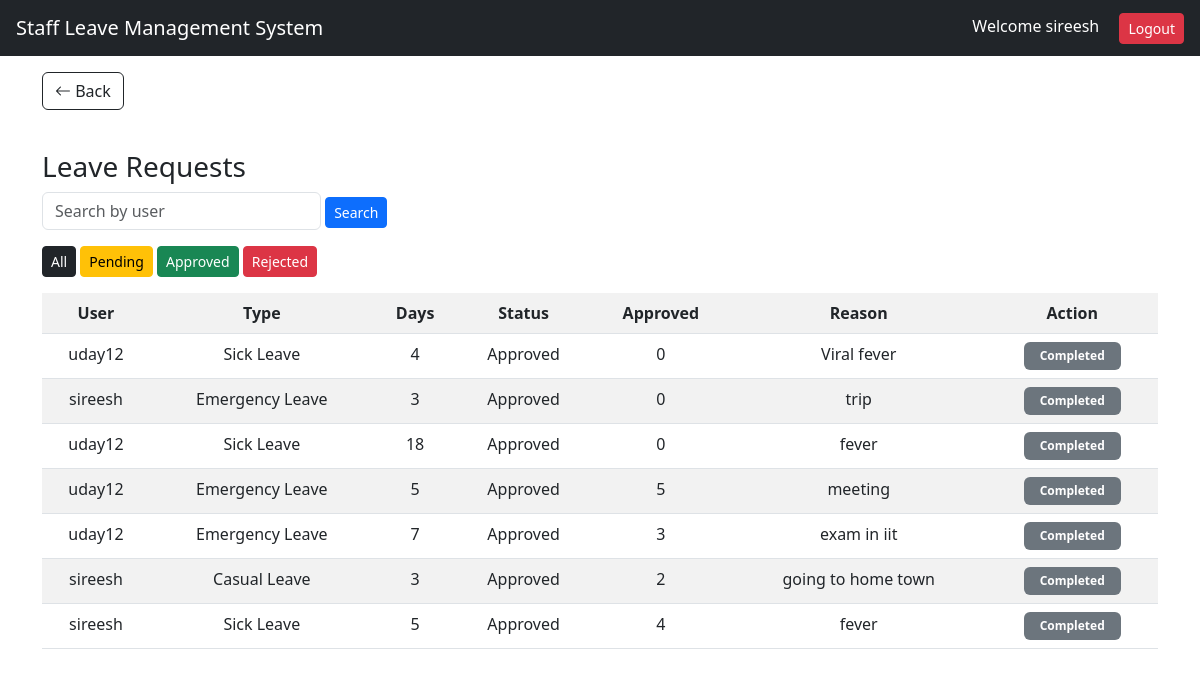
Page /leave-requests/?status=Approved (signed in) on the committed database.
### staff/models.py (models this page shows, shortened)
class Leave(models.Model):
    user = models.ForeignKey(User, on_delete=models.CASCADE)
    leave_type = models.CharField(max_length=50)
    start_date = models.DateField()
    end_date = models.DateField()
    reason = models.TextField()
    approved_days = models.IntegerField(default=0)
    status = models.CharField(max_length=20, default="Pending")
    days = models.IntegerField(default=0)

### staff/views.py (the view)
# urls.py: path('leave-requests/', views.admin_dashboard, name='leave_requests'),
def admin_dashboard(request):
    status_filter = request.GET.get('status')
    if status_filter:
        leaves = Leave.objects.filter(status=status_filter)
    else:
        leaves = Leave.objects.all()
    search = request.GET.get('search')
    if search:
        leaves = Leave.objects.filter(user__username__icontains=search)
    return render(request, 'admin_dashboard.html', {
        'leaves': leaves
    })

### templates/admin_dashboard.html
{% extends 'base.html' %}
{% block content %}
<h3>Leave Requests</h3>
<form method="GET" class="mb-3">
    <input type="text" name="search" placeholder="Search by user" class="form-control w-25 d-inline">
    <button class="btn btn-primary btn-sm">Search</button>
</form>
<div class="mb-3">
    <a href="/leave-requests/" class="btn btn-dark btn-sm">All</a>
    <a href="/leave-requests/?status=Pending" class="btn btn-warning btn-sm">Pending</a>
<a href="/leave-requests/?status=Approved" class="btn btn-success btn-sm">Approved</a>
<a href="/leave-requests/?status=Rejected" class="btn btn-danger btn-sm">Rejected</a>
</div>
<table class="table table-striped text-center">
    <tr>
        <th>User</th>
        <th>Type</th>
        <th>Days</th>
        <th>Status</th>
        <th>Approved</th>
        <th>Reason</th>
        <th>Action</th>
    </tr>
    {% for leave in leaves %}
    <tr>
        <td>{{ leave.user }}</td>
        <td>{{ leave.leave_type }}</td>
        <td>{{ leave.days }}</td>
        <td>{{ leave.status }}</td>
        <td>{{ leave.approved_days }}</td>
        <td>{{ leave.reason }}</td>
        <td class="text-center align-middle">
            {% if leave.status == "Pending" %}
            <a href="/approve/{{ leave.id }}/" class="btn btn-success btn-sm">Approve</a>
            <a href="/reject/{{ leave.id }}/" class="btn btn-danger btn-sm">Reject</a>
            {% else %}
            <span class="badge bg-secondary px-3 py-2">Completed</span>
            {% endif %}
        </td>
    </tr>
    {% endfor %}
</table>
{% endblock %}

### templates/base.html (shortened to what this page needs)
<!DOCTYPE html>
<html>
<head>
    <link href="https://cdn.jsdelivr.net/npm/bootstrap@5.3.0/dist/css/bootstrap.min.css" rel="stylesheet">
    <link href="https://cdn.jsdelivr.net/npm/bootstrap-icons/font/bootstrap-icons.css" rel="stylesheet">
</head>
<body>
    <nav class="navbar navbar-dark bg-dark px-3">
        <span class="navbar-brand">Staff Leave Management System</span>
        <div>
            <span class="text-white me-3">
                Welcome {{ request.user.username }}
            </span>
            <a href="/logout/" class="btn btn-danger btn-sm">Logout</a>
        </div>
    </nav>
    <div class="container mt-3">
        {% if request.path != '/' and request.path != '/login/' %}
        <a href="javascript:history.back()" class="btn btn-outline-dark mb-3">
            <i class="bi bi-arrow-left"></i> Back
        </a>
        {% endif %}
    </div>
    <div class="container mt-4">
        {% block content %}{% endblock %}
    </div>
</body>
</html>

### templates/base.html (style rules this page uses)
.btn { transition: all 0.3s ease; }

### rows in the picture
Leave: user "uday12", leave_type "Sick Leave", days "4", status "Approved", approved_days "0", reason "Viral fever", shows "Completed"
Leave: user "sireesh", leave_type "Emergency Leave", days "3", status "Approved", approved_days "0", reason "trip", shows "Completed"
Leave: user "uday12", leave_type "Sick Leave", days "18", status "Approved", approved_days "0", reason "fever", shows "Completed"
Leave: user "uday12", leave_type "Emergency Leave", days "5", status "Approved", approved_days "5", reason "meeting", shows "Completed"
Leave: user "uday12", leave_type "Emergency Leave", days "7", status "Approved", approved_days "3", reason "exam in iit", shows "Completed"
Leave: user "sireesh", leave_type "Casual Leave", days "3", status "Approved", approved_days "2", reason "going to home town", shows "Completed"
Leave: user "sireesh", leave_type "Sick Leave", days "5", status "Approved", approved_days "4", reason "fever", shows "Completed"

### other values in the picture
{{ request.user.username }} "sireesh"
